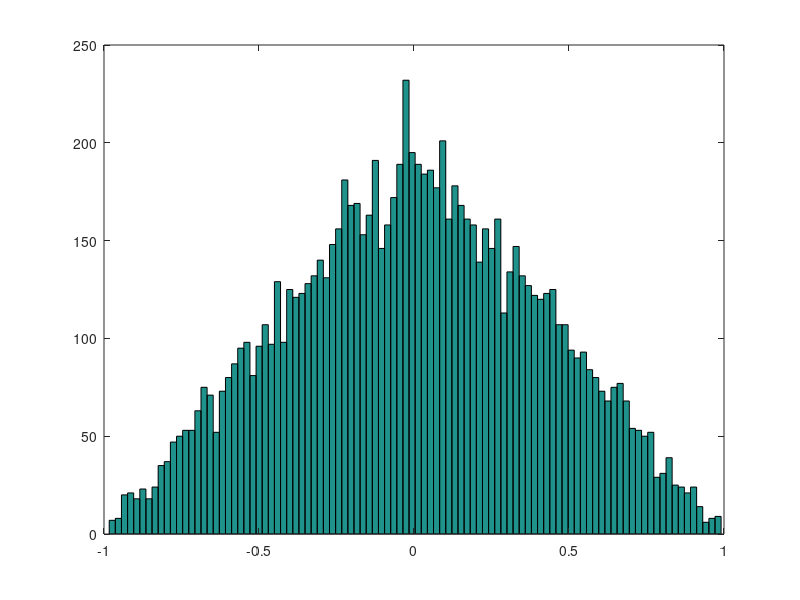

This chart was generated by the following MATLAB code:
% Lezione 9
rand('state', sum(clock));

% ESERCIZIO 1
% (i)
% Genero una VC di 10'000 realizzazioni, tra 0 e 1.
U = rand(1, 10000);
mediaU = mean(U); % media
varU = var(U); % varianza
hist(U, 100);
fprintf('Media di U: %f\nVarianza di U: %f\n', mediaU, varU);
pause;


% (ii)
% Partendo dalla prima, la voglio tra 3 e 5
U1 = (U .* 2) + 3;
mediaU1 = mean(U1);
varU1 = var(U1);
% hist mi mostra una QUASI pdf: non e' normalizzata.
hist(U1, 100);
fprintf('Media di U1: %f\nVarianza di U1: %f\n', mediaU1, varU1);
pause;


% Ricavo una variabile con una pdf voluta, dalla prima.
U2 = zeros(size(U));
for k = 1:length(U)
    if U(k) < 1/3
        % I valori saranno tra 0 e 1/3.
        % Li voglio tra -1/2 e 1/2, quindi li moltiplico per 3 (tra 0 e 1)
        % e sottraggo 1/2.
        U2(k) = U(k) * 3 - 1/2;
    elseif U(k) < 2/3
        % 1/3 dei campioni lo voglio a -1
        U2(k) = -1;
    else
        % l'altro 1/3 dei campioni lo voglio a 1
        U2(k) = 1;
    end
end
hist(U2, 100);
pause;




% Carta e penna!

% (iv)
% Metodo della funzione di distribuzione inversa (inverse transform
% sampling)
% 1) parto dalla pdf che voglio trovare: la integro (N.B. tra -infinito e z)
%    e trovo la distrib. F
%    Nota: se ho tipo zone differenti (vedi un tri), faccio i vari casi,
%    mettendo come estremi di integrazione ad esempio:
%    -infinito|z; -1|z; 0|z;...
%    Altra nota IMPORTANTE: ogni volta che vado avanti con gli intervalli,
%    ci devo aggiungere i risultati degli integrali passati (es per il tri
%    quando sono tra [0,1], ci aggiungo 1/2 che è l'area di tutto il
%    triangolino a sx.
% 2) pongo questa = alla F (diciamo la VC) originale, ed inverto, esplicito
%    rispetto all'altra variabile.
%    Nota: devo far combaciare le due basi della transizione, es. se devo
%    trasformare un Unif[0,1] in un tri => dovrò considerare il triangolino
%    a sx quando U è tra 0 e 1/2 etc.
% Ottengo cosi' una nuova VC che e' funzione di quella originaria (ciò che
% mi chiede l'esercizio).
U3 = zeros(size(U));
for k = 1:length(U)
    if U(k) < 1/2
        U3(k) = sqrt(2*U(k)) - 1;
    else
        %                  v--- questo meno l'ho messo io per far
        %                  v   risultare!!!!! non so come mai non mi esca.
        U3(k) = 1 - sqrt(2 - 2*U(k));
    end
end
hist(U3, 100), pause, close;




% valor medio: mu = integrale (x * pdf)
% varianza: sigmaX quadro = vx =   1/(N-1)  * sommatoria x - mx

% 1) trasformare VC in distribuzione uniforme
% prendiamo U => Fz alla -1 => Z
% FZ = integrale da -infinito a z, di pdf
% invertire: la poniamo a U e cerchiamo di invertirla, esplicitiamo z in
% funzione di U.

% come calcoliamo la pdf? hist(z, 100) 
% dobbiamo normalizzare in modo che l'integrale faccia 1
% prendiamo le altezze e le dividiamo per (N * dx)
% c'è il modo per non disegnare: [H, x] = hist(z, 1000) mette in H le ampiezze, e
% in x i valori sull'asse X.
% dx lo calcolo facendo la differenza tra 2 x consecutive